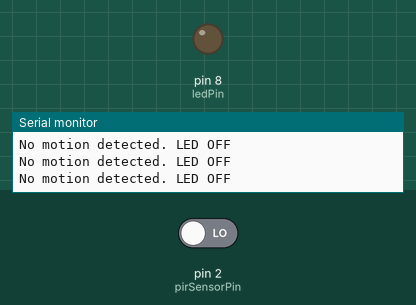
Bench run of a sketch on a simulated Arduino Uno, built with avr-gcc and run on an emulated ATmega328P. Parts: output pins drawn as LEDs (lit = HIGH), the last lines printed to the serial monitor. The test bench sets the inputs (shaded band); at power-on: pin 2 (pirSensorPin) LOW.

Above: at 10.8 s.
10.9 s: pin 2 (pirSensorPin) driven HIGH
At 15.7 s:
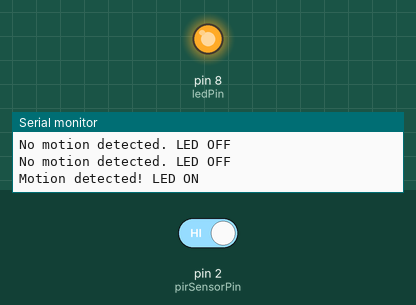
16.9 s: pin 2 (pirSensorPin) driven LOW
At 20.7 s:
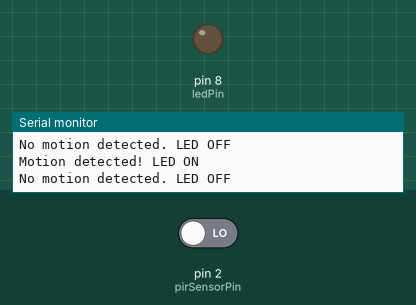
Timing chart, 0 to 22.2 s (numbered marks = the images above; inputs shaded):
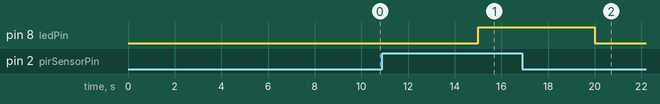

Measured:
- after the input at 10.9 s, pin 8 (ledPin): LOW → HIGH after 4.1 s
- after the input at 16.9 s, pin 8 (ledPin): HIGH → LOW after 3.1 s

The sketch:

code.ino
```cpp
// Define pins
const int pirSensorPin = 2;  // PIR Sensor digital output connected to pin 2
const int ledPin = 8;        // External LED connected to pin 8

void setup() {
    pinMode(pirSensorPin, INPUT);  // Set PIR sensor pin as input
    pinMode(ledPin, OUTPUT);       // Set LED pin as output
    Serial.begin(9600);            // Start Serial communication
}

void loop() {
    int motionDetected = digitalRead(pirSensorPin); // Read PIR sensor

    if (motionDetected == HIGH) {
        digitalWrite(ledPin, HIGH);  // Turn External LED ON
        Serial.println("Motion detected! LED ON");
    } else {
        digitalWrite(ledPin, LOW);   // Turn External LED OFF
        Serial.println("No motion detected. LED OFF");
    }

    delay(5000); // Small delay for stability
}
```
